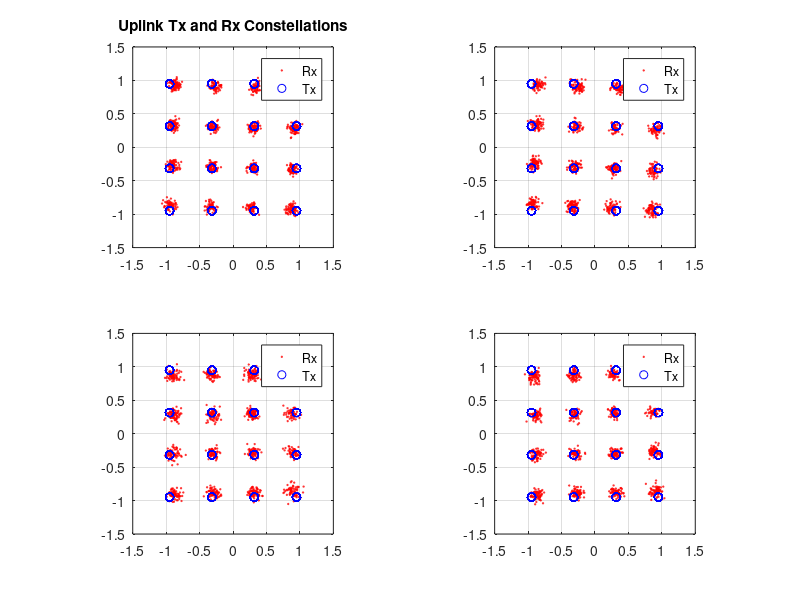
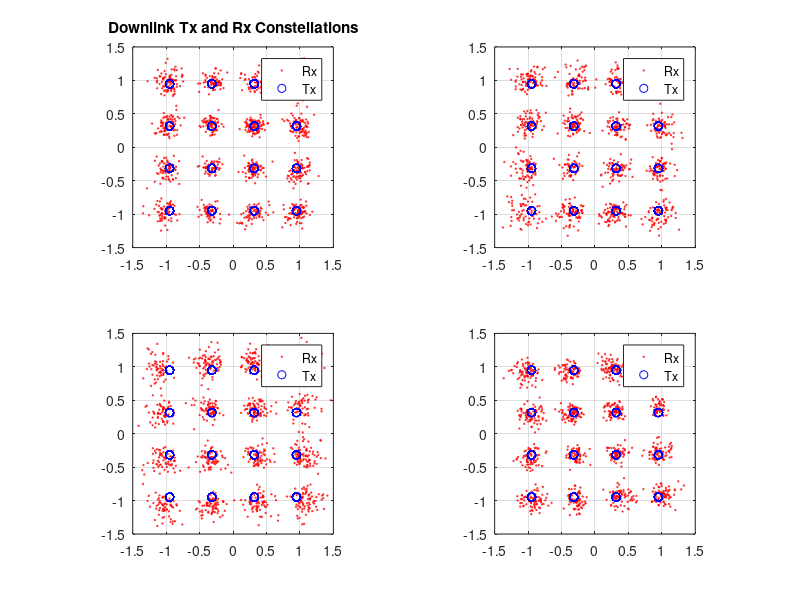
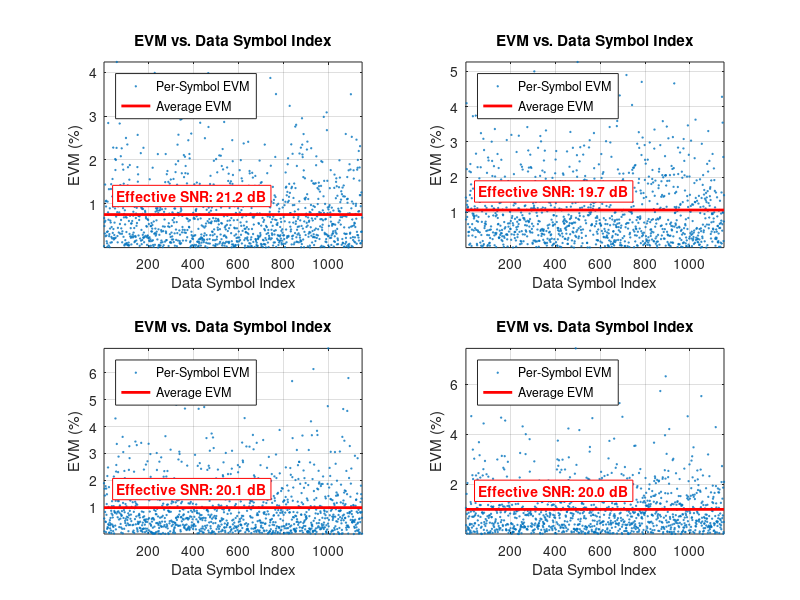

Source code (MATLAB) for these figures, in order:
%%%%%%%%%%%%%%%%%%%%%%%%%%%%%%%%%%%%%%%%%%%%%%%%%%%%%%%%%%%%%%%%%%%%%%%%%%%
%
%    Massive-MIMO Uplink and Downlink Beamforming Simulation
%
%	Author(s): Rahman Doost-Mohamamdy: doost@rice.edu
%
%---------------------------------------------------------------------
% Original code copyright Mango Communications, Inc.
% Distributed under the WARP License http://warpproject.org/license
% Copyright (c) 2018-2019, Rice University
% RENEW OPEN SOURCE LICENSE: http://renew-wireless.org/license
% ---------------------------------------------------------------------
%%%%%%%%%%%%%%%%%%%%%%%%%%%%%%%%%%%%%%%%%%%%%%%%%%%%%%%%%%%%%%%%%%%%%%%%%%%

clear
close all;

% Waveform params
N_OFDM_SYMS             = 24;           % Number of OFDM symbols
MOD_ORDER               = 16;           % Modulation order (2/4/16/64 = BSPK/QPSK/16-QAM/64-QAM)
TX_SCALE                = 1.0;          % Scale for Tx waveform ([0:1])

% OFDM params
SC_IND_PILOTS           = [8 22 44 58];                           % Pilot subcarrier indices
SC_IND_DATA             = [2:7 9:21 23:27 39:43 45:57 59:64];     % Data subcarrier indices
N_SC                    = 64;                                     % Number of subcarriers
CP_LEN                  = 16;                                     % Cyclic prefix length
N_DATA_SYMS             = N_OFDM_SYMS * length(SC_IND_DATA);      % Number of data symbols (one per data-bearing subcarrier per OFDM symbol)
SYM_LEN                 = N_SC + CP_LEN;
SC_ZER0                 = [1 28:38];                              % Indices of subcarriers with no data
N_SC_ZERO               = length(SC_ZER0);

% Rx processing params
FFT_OFFSET                    = 16;         % Number of CP samples to use in FFT (on average)
LTS_CORR_THRESH               = 0.8;        % Normalized threshold for LTS correlation
DO_APPLY_CFO_CORRECTION       = 0;          % Enable CFO estimation/correction
DO_APPLY_SFO_CORRECTION       = 0;          % Enable SFO estimation/correction
DO_APPLY_PHASE_ERR_CORRECTION = 0;          % Enable Residual CFO estimation/correction

SAMP_FREQ               = 20e6;
TRIGGER_OFFSET_TOL_NS   = 3000;             % Trigger time offset toleration between Tx and Rx that can be accomodated
N_BEGIN_ZERO_PAD        = 100;
N_END_ZERI_PAD          = 100;

% Massive-MIMO params
N_UE                    = 4;
N_BS_ANT                = 64;               % N_BS_ANT >> N_UE
N_UPLINK_SYMBOLS        = N_OFDM_SYMS;
N_0                     = 1e-2;
H_var                   = 1;
SAVE_RX_DATA = 0;

% LTS for CFO and channel estimation
lts_f = [0 1 -1 -1 1 1 -1 1 -1 1 -1 -1 -1 -1 -1 1 1 -1 -1 1 -1 1 -1 1 1 1 1 0 0 0 0 0 0 0 0 0 0 0 1 1 -1 -1 1 1 -1 1 -1 1 1 1 1 1 1 -1 -1 1 1 -1 1 -1 1 1 1 1];
lts_t = ifft(lts_f, 64);

preamble = [lts_t(33:64) lts_t lts_t];

%% Generate a payload of random integers
tx_ul_data = randi(MOD_ORDER, N_UE, N_DATA_SYMS) - 1;

% Functions for data -> complex symbol mapping (like qammod, avoids comm toolbox requirement)
% These anonymous functions implement the modulation mapping from IEEE 802.11-2012 Section 18.3.5.8

modvec_bpsk   =  (1/sqrt(2))  .* [-1 1];
modvec_16qam  =  (1/sqrt(10)) .* [-3 -1 +3 +1];
modvec_64qam  =  (1/sqrt(43)) .* [-7 -5 -1 -3 +7 +5 +1 +3];

mod_fcn_bpsk  = @(x) complex(modvec_bpsk(1+x),0);
mod_fcn_qpsk  = @(x) complex(modvec_bpsk(1+bitshift(x, -1)), modvec_bpsk(1+mod(x, 2)));
mod_fcn_16qam = @(x) complex(modvec_16qam(1+bitshift(x, -2)), modvec_16qam(1+mod(x,4)));
mod_fcn_64qam = @(x) complex(modvec_64qam(1+bitshift(x, -3)), modvec_64qam(1+mod(x,8)));


% Map the data values on to complex symbols
switch MOD_ORDER
    case 2         % BPSK
        tx_ul_syms = arrayfun(mod_fcn_bpsk, tx_ul_data);
    case 4         % QPSK
        tx_ul_syms = arrayfun(mod_fcn_qpsk, tx_ul_data);
    case 16        % 16-QAM
        tx_ul_syms = arrayfun(mod_fcn_16qam, tx_ul_data);
    case 64        % 64-QAM
        tx_ul_syms = arrayfun(mod_fcn_64qam, tx_ul_data);
    otherwise
        fprintf('Invalid MOD_ORDER (%d)!  Must be in [2, 4, 16, 64]\n', MOD_ORDER);
        return;
end


% Reshape the symbol vector to a matrix with one column per OFDM symbol
tx_syms_mat = reshape(tx_ul_syms, N_UE, length(SC_IND_DATA), N_OFDM_SYMS);

% Define the pilot tone values as BPSK symbols
pt_pilots = [1 1 -1 1].';

% Repeat the pilots across all OFDM symbols
pt_pilots_mat = zeros(N_UE, 4, N_OFDM_SYMS);
for i=1:N_UE
    pt_pilots_mat(i,:,:) = repmat(pt_pilots, 1, N_OFDM_SYMS);
end

%% IFFT

% Construct the IFFT input matrix
ifft_in_mat = zeros(N_UE, N_SC, N_OFDM_SYMS);

% Insert the data and pilot values; other subcarriers will remain at 0
ifft_in_mat(:, SC_IND_DATA, :)   = tx_syms_mat;
ifft_in_mat(:, SC_IND_PILOTS, :) = pt_pilots_mat;

%Perform the IFFT
tx_payload_mat = ifft(ifft_in_mat, N_SC, 2);

% Insert the cyclic prefix
if(CP_LEN > 0)
    tx_cp = tx_payload_mat(:, (end-CP_LEN+1 : end), :);
    tx_payload_mat = cat(2, tx_cp, tx_payload_mat); %[tx_cp; tx_payload_mat];
end

% Reshape to a vector
tx_payload_vec = reshape(tx_payload_mat, N_UE, numel(tx_payload_mat(1,:,:)));
tx_pilot_vec = zeros(N_UE, SYM_LEN * (N_UE+1)); % additional pilot as noise
for i=1:N_UE
    tx_pilot_vec(i, (i-1)*SYM_LEN+1:i*SYM_LEN) = [lts_t(64-CP_LEN+1:64) lts_t];
end

% Construct the full time-domain OFDM waveform
tx_vec = [tx_pilot_vec tx_payload_vec];
tx_vec_air = TX_SCALE .* tx_vec ./ repmat(max(abs(tx_vec),[],2), 1, size(tx_vec, 2));

%% Uplink
% Rayleight + AWGN:
rng('shuffle');
Z_mat = sqrt(N_0/2) * ( randn(N_BS_ANT,length(tx_vec_air) ) + 1i*randn(N_BS_ANT,length(tx_vec_air) ) );     % UL noise matrix
H = sqrt(H_var/2) .* ( randn(N_BS_ANT, N_UE) + 1i*randn(N_BS_ANT, N_UE) );                                  % Spatial Channel Matrix
rx_vec_air = H*tx_vec_air + Z_mat;
%rx_vec_air = rx_vec_air./repmat(max(abs(rx_vec_air'))', 1, size(rx_vec_air, 2));

rx_pilot_vec = zeros(N_BS_ANT, N_SC, N_UE);
for i=1:N_UE
    rx_pilot_vec(:, :, i) = rx_vec_air(:, (i-1)*SYM_LEN+CP_LEN+1:i*SYM_LEN);
end

lts_f_mat = zeros(N_BS_ANT, N_SC, N_UE);
for i = 1:N_UE
    lts_f_mat(:, :, i) = repmat(lts_f, N_BS_ANT, 1);
end
csi_mat = fft(rx_pilot_vec, N_SC, 2).*lts_f_mat;

rx_payload_vec=rx_vec_air(:, (N_UE+1)*SYM_LEN+1:end);
rx_payload_mat = reshape(rx_payload_vec, N_BS_ANT, SYM_LEN, N_OFDM_SYMS);%first two are preamble
rx_payload_mat_noCP = rx_payload_mat(:, CP_LEN+1:end, :);
fft_out_mat=fft(rx_payload_mat_noCP, N_SC, 2); %N_BS_ANT * N_SC * N_OFDM_SYMS+2

precoding_mat = zeros(N_BS_ANT, N_SC, N_UE);
demult_mat = zeros(N_UE, N_SC, N_OFDM_SYMS);
sc_csi_mat = zeros(N_BS_ANT, N_UE);
for j=1:N_SC
    sc_csi_mat = squeeze(csi_mat(:, j, :));
    zf_mat=pinv(sc_csi_mat);
    demult_mat(:, j, :) = zf_mat*squeeze(fft_out_mat(:, j, :));
    precoding_mat(:, j, :) = zf_mat.';
end

pilots_f_mat = demult_mat(:,SC_IND_PILOTS,:);
pilots_f_mat_comp = pilots_f_mat.*pt_pilots_mat;
pilot_phase_err = squeeze(angle(mean(pilots_f_mat_comp,2)));

pilot_phase_corr = zeros(N_UE, N_SC, N_OFDM_SYMS);
for i=1:N_SC
    pilot_phase_corr(:,i,:) = exp(-1i*pilot_phase_err);
end
  
% Apply the pilot phase correction per symbol
demult_pc_mat = demult_mat.* pilot_phase_corr;
payload_syms_mat = demult_pc_mat(:, SC_IND_DATA, :);
payload_syms_mat = reshape(payload_syms_mat, N_UE, numel(payload_syms_mat(1,:,:)));

%% Downlink
tx_mult_mat = zeros(N_BS_ANT, N_SC, N_OFDM_SYMS+2);
for i=1:N_SC
    lts_f_vec = lts_f(i)*ones(N_UE, 1);
    tx_mult_f = [lts_f_vec lts_f_vec squeeze(ifft_in_mat(:,i,:))];
    tx_mult_mat(:,i,:) = squeeze(precoding_mat(:,i,:))*tx_mult_f; % N_BS_ANT * N_SC * N_OFDM_SYMS
end
ifft_out_mat = fft(tx_mult_mat, N_SC, 2);
% Insert the cyclic prefix
if(CP_LEN > 0)
    tx_cp = ifft_out_mat(:, (end-CP_LEN+1 : end), :);
    tx_dl_mat = cat(2, tx_cp, ifft_out_mat); %[tx_cp; tx_payload_mat];
else
    tx_dl_mat = ifft_out_mat;
end

tx_dl_vec = reshape(tx_dl_mat, N_BS_ANT, numel(tx_dl_mat(1,:,:)));
tx_dl_vec = TX_SCALE .* tx_dl_vec ./ repmat(max(abs(tx_dl_vec),[],2), 1, length(tx_dl_vec));

Z_dl_mat = sqrt(N_0/2) * ( randn(N_UE,length(tx_dl_vec) ) + 1i*randn(N_UE,length(tx_dl_vec) ) );   % DL noise matrix
rx_dl_vec = (1/(sqrt(N_BS_ANT))) .* H.'*tx_dl_vec + Z_dl_mat;

rx_dl_mat = reshape(rx_dl_vec, N_UE, SYM_LEN, N_OFDM_SYMS+2);
if(CP_LEN > 0)
    rx_dl_mat = rx_dl_mat(:, CP_LEN+1:end, :);
end
rx_dl_f_mat = fft(rx_dl_mat, N_SC, 2);
rx_lts1_f = rx_dl_f_mat(:, :, 1);
rx_lts2_f = rx_dl_f_mat(:, :, 2);
dl_syms_f_mat = rx_dl_f_mat(:, :, 3:end);
rx_H_est = repmat(lts_f, N_UE, 1).*(rx_lts1_f + rx_lts2_f)/2;

dl_syms_eq_mat = zeros(N_UE, N_SC, N_OFDM_SYMS);
for i=1:N_OFDM_SYMS
    dl_syms_eq_mat(:,:,i) = squeeze(dl_syms_f_mat(:,:,i))./rx_H_est;
end

pilots_eq_mat = dl_syms_eq_mat(:,SC_IND_PILOTS,:);
pilots_eq_mat_comp = pilots_eq_mat.*pt_pilots_mat;
pilot_dl_phase_err = squeeze(angle(mean(pilots_eq_mat_comp,2)));

pilot_dl_phase_corr = zeros(N_UE, N_SC, N_OFDM_SYMS);
for i=1:N_SC
    pilot_dl_phase_corr(:,i,:) = exp(-1i*pilot_dl_phase_err);
end
  
% Apply the pilot phase correction per symbol
dl_syms_eq_pc_mat = dl_syms_eq_mat.* pilot_dl_phase_corr;
payload_dl_syms_mat = dl_syms_eq_pc_mat(:, SC_IND_DATA, :);
payload_dl_syms_mat = reshape(payload_dl_syms_mat, N_UE, numel(payload_dl_syms_mat(1,:,:)));

%% Demodulate
rx_syms = payload_syms_mat;
rx_data = zeros(size(rx_syms));

demod_fcn_bpsk = @(x) double(real(x)>0);
demod_fcn_qpsk = @(x) double(2*(real(x)>0) + 1*(imag(x)>0));
demod_fcn_16qam = @(x) (8*(real(x)>0)) + (4*(abs(real(x))<0.6325)) + (2*(imag(x)>0)) + (1*(abs(imag(x))<0.6325));
demod_fcn_64qam = @(x) (32*(real(x)>0)) + (16*(abs(real(x))<0.6172)) + (8*((abs(real(x))<(0.9258))&&((abs(real(x))>(0.3086))))) + (4*(imag(x)>0)) + (2*(abs(imag(x))<0.6172)) + (1*((abs(imag(x))<(0.9258))&&((abs(imag(x))>(0.3086)))));

for n_ue = 1:N_UE
    switch(MOD_ORDER)
        case 2         % BPSK
            rx_data_temp = arrayfun(demod_fcn_bpsk, rx_syms(n_ue,:) );
        case 4         % QPSK
            rx_data_temp = arrayfun(demod_fcn_qpsk, rx_syms(n_ue,:));
        case 16        % 16-QAM
            rx_data_temp = arrayfun(demod_fcn_16qam, rx_syms(n_ue,:));
        case 64        % 64-QAM
            rx_data_temp = arrayfun(demod_fcn_64qam, rx_syms(n_ue,:));
    end
    
    rx_data(n_ue, :) = complex( rx_data_temp );
end

%% Plots:
cf = 0;

% UL
cf = cf + 1;
figure(cf); clf;
subplot(2,2,1)
plot(payload_syms_mat(1, :),'ro','MarkerSize',1);
axis square; axis(1.5*[-1 1 -1 1]);
grid on;
hold on;

plot(tx_ul_syms(1, :),'bo');
title('Uplink Tx and Rx Constellations')
legend('Rx','Tx');


subplot(2,2,2)
plot(payload_syms_mat(2, :),'ro','MarkerSize',1);
axis square; axis(1.5*[-1 1 -1 1]);
grid on;
hold on;

plot(tx_ul_syms(2, :),'bo');
legend('Rx','Tx');


subplot(2,2,3)
plot(payload_syms_mat(3, :),'ro','MarkerSize',1);
axis square; axis(1.5*[-1 1 -1 1]);
grid on;
hold on;

plot(tx_ul_syms(3, :),'bo');
legend('Rx','Tx');


subplot(2,2,4)
plot(payload_syms_mat(4, :),'ro','MarkerSize',1);
axis square; axis(1.5*[-1 1 -1 1]);
grid on;
hold on;

plot(tx_ul_syms(4, :),'bo');
legend('Rx','Tx');

% DL
cf = cf + 1;
figure(cf); clf;
subplot(2,2,1)
plot(payload_dl_syms_mat(1, :),'ro','MarkerSize',1);
axis square; axis(1.5*[-1 1 -1 1]);
grid on;
hold on;

plot(tx_ul_syms(1, :),'bo');
title('Downlink Tx and Rx Constellations')
legend('Rx','Tx');


subplot(2,2,2)
plot(payload_dl_syms_mat(2, :),'ro','MarkerSize',1);
axis square; axis(1.5*[-1 1 -1 1]);
grid on;
hold on;

plot(tx_ul_syms(2, :),'bo');
legend('Rx','Tx');


subplot(2,2,3)
plot(payload_dl_syms_mat(3, :),'ro','MarkerSize',1);
axis square; axis(1.5*[-1 1 -1 1]);
grid on;
hold on;

plot(tx_ul_syms(3, :),'bo');
legend('Rx','Tx');


subplot(2,2,4)
plot(payload_dl_syms_mat(4, :),'ro','MarkerSize',1);
axis square; axis(1.5*[-1 1 -1 1]);
grid on;
hold on;

plot(tx_ul_syms(4, :),'bo');
legend('Rx','Tx');

% EVM & SNR
cf = cf + 1;
figure(cf); clf;
tx_syms_vecs = reshape( tx_syms_mat,N_UE, numel(tx_syms_mat(1,:,:) ) );
evm_mat = abs(payload_syms_mat - tx_syms_vecs).^2;
aevms = mean(evm_mat,2);
snrs = 10*log10(1./aevms);

subplot(2,2,1)
plot(100*evm_mat(1,:),'o','MarkerSize',1)
axis tight
hold on
plot([1 length(evm_mat(1,:))], 100*[aevms(1,:), aevms(1,:)],'r','LineWidth',2)
myAxis = axis;
h = text(round(.05*length(evm_mat(1,:))), 100*aevms(1,:)+ .1*(myAxis(4)-myAxis(3)), sprintf('Effective SNR: %.1f dB', snrs(1,:)));
set(h,'Color',[1 0 0])
set(h,'FontWeight','bold')
set(h,'FontSize',10)
set(h,'EdgeColor',[1 0 0])
set(h,'BackgroundColor',[1 1 1])
hold off
xlabel('Data Symbol Index')
ylabel('EVM (%)');
legend('Per-Symbol EVM','Average EVM','Location','NorthWest');
title('EVM vs. Data Symbol Index')
grid on


subplot(2,2,2)
plot(100*evm_mat(2,:),'o','MarkerSize',1)
axis tight
hold on
plot([1 length(evm_mat(2,:))], 100*[aevms(2,:), aevms(2,:)],'r','LineWidth',2)
myAxis = axis;
h = text(round(.05*length(evm_mat(2,:))), 100*aevms(2,:)+ .1*(myAxis(4)-myAxis(3)), sprintf('Effective SNR: %.1f dB', snrs(2,:)));
set(h,'Color',[1 0 0])
set(h,'FontWeight','bold')
set(h,'FontSize',10)
set(h,'EdgeColor',[1 0 0])
set(h,'BackgroundColor',[1 1 1])
hold off
xlabel('Data Symbol Index')
ylabel('EVM (%)');
legend('Per-Symbol EVM','Average EVM','Location','NorthWest');
title('EVM vs. Data Symbol Index')
grid on

subplot(2,2,3)
plot(100*evm_mat(3,:),'o','MarkerSize',1)
axis tight
hold on
plot([1 length(evm_mat(3,:))], 100*[aevms(3,:), aevms(3,:)],'r','LineWidth',2)
myAxis = axis;
h = text(round(.05*length(evm_mat(3,:))), 100*aevms(3,:)+ .1*(myAxis(4)-myAxis(3)), sprintf('Effective SNR: %.1f dB', snrs(3,:)));
set(h,'Color',[1 0 0])
set(h,'FontWeight','bold')
set(h,'FontSize',10)
set(h,'EdgeColor',[1 0 0])
set(h,'BackgroundColor',[1 1 1])
hold off
xlabel('Data Symbol Index')
ylabel('EVM (%)');
legend('Per-Symbol EVM','Average EVM','Location','NorthWest');
title('EVM vs. Data Symbol Index')
grid on

subplot(2,2,4)
plot(100*evm_mat(4,:),'o','MarkerSize',1)
axis tight
hold on
plot([1 length(evm_mat(4,:))], 100*[aevms(4,:), aevms(4,:)],'r','LineWidth',2)
myAxis = axis;
h = text(round(.05*length(evm_mat(4,:))), 100*aevms(4,:)+ .1*(myAxis(4)-myAxis(3)), sprintf('Effective SNR: %.1f dB', snrs(4,:)));
set(h,'Color',[1 0 0])
set(h,'FontWeight','bold')
set(h,'FontSize',10)
set(h,'EdgeColor',[1 0 0])
set(h,'BackgroundColor',[1 1 1])
hold off
xlabel('Data Symbol Index')
ylabel('EVM (%)');
legend('Per-Symbol EVM','Average EVM','Location','NorthWest');
title('EVM vs. Data Symbol Index')
grid on

%% Calculate Rx stats

sym_errs = sum(sum( tx_ul_data ~= rx_data ) );                                                                                             % errors per user
bit_errs = length(find(dec2bin(bitxor(tx_ul_data, rx_data),8) == '1'));
%rx_evm   = sqrt(sum((real(rx_syms) - real(tx_syms)).^2 + (imag(rx_syms) - imag(tx_syms)).^2)/(length(SC_IND_DATA) * N_OFDM_SYMS));

fprintf('\nResults:\n');
fprintf('===== SNRs: =====\n');

for n_ue = 1:N_UE
    snr_lin = mean( abs( payload_dl_syms_mat(n_ue,:) ).^2 ) / N_0;
    snr = 10*log10(snr_lin);
    fprintf('DL SNR of user %d :   %f\n', n_ue ,snr );
end

fprintf('\n===== Errors: =====\n');
fprintf('Num Bits:   %d\n', N_UE * N_DATA_SYMS * log2(MOD_ORDER) );
fprintf('Sym Errors:  %d (of %d total symbols)\n', sym_errs, N_UE * N_DATA_SYMS);
fprintf('Bit Errors:  %d (of %d total bits)\n', bit_errs, N_UE * N_DATA_SYMS * log2(MOD_ORDER));

if SAVE_RX_DATA
    %%% save uplink rx signal
    rx_save_vec = [rx_vec_air(:, 1:N_UE*SYM_LEN) rx_vec_air(:, (N_UE+1)*SYM_LEN+1:end)];
    rx_save_mat = reshape(rx_save_vec, size(rx_vec_air, 1), SYM_LEN, N_OFDM_SYMS+N_UE);
    filename = 'rx_ul_'+string(N_BS_ANT)+'x'+string(N_UE)+'.bin';
    fileID = fopen(filename,'w');
    for i=1:N_OFDM_SYMS+N_UE
       for j =1:N_BS_ANT
           save_vec = [real(rx_save_mat(j,:,i));imag(rx_save_mat(j,:,i))];
           %save_vec = rx_save_mat(j,:,i);
           save_vec_i = uint16(real(save_vec)*32768);
           save_vec_q = uint16(imag(save_vec)*32768);
           save_vec_int = bitor(bitshift(uint32(save_vec_i), 16) , uint32(save_vec_q));
           %fwrite(fileID,save_vec_int,'uint32');
           fwrite(fileID,save_vec(:),'double');
       end
    end

    fclose(fileID);

    %%% save downlink rx signal
    dl_save_mat = reshape(rx_dl_vec, size(rx_dl_vec, 1), SYM_LEN, N_OFDM_SYMS+2);
    filename = 'rx_dl_'+string(N_BS_ANT)+'x'+string(N_UE)+'.bin';
    fileID = fopen(filename,'w');
    for i=1:N_OFDM_SYMS+2
       for j =1:N_UE
           save_vec = [real(dl_save_mat(j,:,i));imag(dl_save_mat(j,:,i))];
           %save_vec = dl_save_mat(j,:,i);
           save_vec_i = uint16(real(save_vec)*32768);
           save_vec_q = uint16(imag(save_vec)*32768);
           save_vec_int = bitor(bitshift(uint32(save_vec_i), 16) , uint32(save_vec_q));
           %fwrite(fileID,save_vec_int,'uint32');
           fwrite(fileID,save_vec(:),'double');
       end
    end

    fclose(fileID);
    
    %%% save precoding matrix
    filename = 'zf_'+string(N_BS_ANT)+'x'+string(N_UE)+'.bin';
    fileID = fopen(filename,'w');
    for i=1:N_SC
       for j =1:N_BS_ANT
           save_vec = [real(squeeze(precoding_mat(j,i,:))) imag(squeeze(precoding_mat(j,i,:)))].';
           fwrite(fileID,save_vec(:),'single');
       end
    end
    fclose(fileID);
end